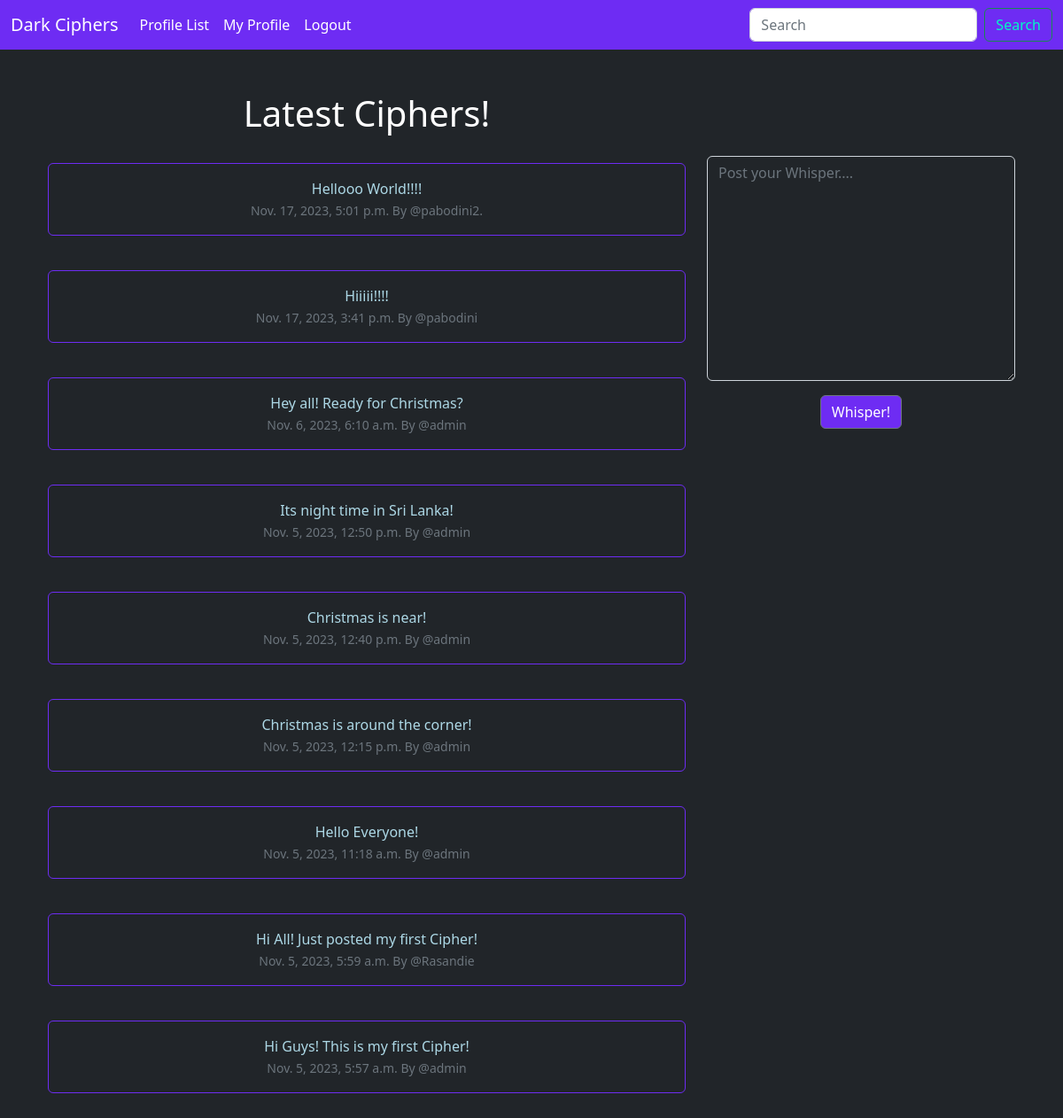
Page / (signed in) on the committed database.
### musker/models.py (models this page shows, shortened)
class Ciphers(models.Model):
    user = models.ForeignKey(
        User, related_name="ciphers",
        on_delete = models.DO_NOTHING
    )
    body = models.CharField(max_length=200)
    created_at = models.DateTimeField(auto_now_add=True)
    likes = models.ManyToManyField(User, related_name = "cipher_like", blank = True)

### musker/views.py (the view, shortened to what this page needs)
# urls.py: path('', views.home, name="home"),
def home(request):
    if request.user.is_authenticated:
        form = CiphersForm(request.POST or None)
        ciphers = Ciphers.objects.all().order_by("-created_at")
        return render(request, 'home.html', {"ciphers": ciphers, "form": form})
    else:
        ciphers = Ciphers.objects.all().order_by("-created_at")
        return render(request, 'home.html', {"ciphers": ciphers})

### musker/forms.py
class CiphersForm(forms.ModelForm):
    body = forms.CharField(required=True,
                          widget=forms.widgets.Textarea(
                              attrs={
                                  "placeholder": "Post your Whisper....",
                                  "class": "form-control",
                                  "style": "background-color: #212529; color: white;"
                              }
                          ),
                          label="",
                          )
    class Meta:
        model = Ciphers
        exclude = ("user", "likes",)

### musker/templates/home.html (shortened to what this page needs)
{% extends 'base.html' %}
{% block content %}
   <div class ="container text-center">
       <div class="row">
           <div class="col-8">
<h1>Latest Ciphers!</h1>
<br/>
{% for cipher in ciphers %}
<div class="alert alert-info" role="alert">
  {{ cipher.body }}<br/>
    <small class = "text-muted">
        {{ cipher.created_at}} By
        @{{ cipher.user.username}}
    </small>
</div><br/>
{% endfor %}
           </div>
<div class = "col-4">
  <br/><br/><br/>
{% if form %}
<form method =POST>
  {{ form.as_p }}
  <button type="submit" class="btn btn-secondary" style = "background-color: #6E2CF3; color: #ffffff;">Whisper!</button>
</form>
{% endif %}
</div>
{% endblock %}

### musker/templates/base.html (style rules this page uses)
body { background-color: #212529; color: white; }
.alert { background-color: transparent; color: lightblue; border: 1px solid #6E2CF3; margin-bottom: 15px; }

### rows in the picture
Ciphers: body "Hellooo World!!!!", created_at "Nov. 17, 2023, 5:01 p.m.", user.username "pabodini2."
Ciphers: body "Hiiiii!!!!", created_at "Nov. 17, 2023, 3:41 p.m.", user.username "pabodini"
Ciphers: body "Hey all! Ready for Christmas?", created_at "Nov. 6, 2023, 6:10 a.m.", user.username "admin"
Ciphers: body "Its night time in Sri Lanka!", created_at "Nov. 5, 2023, 12:50 p.m.", user.username "admin"
Ciphers: body "Christmas is near!", created_at "Nov. 5, 2023, 12:40 p.m.", user.username "admin"
Ciphers: body "Christmas is around the corner!", created_at "Nov. 5, 2023, 12:15 p.m.", user.username "admin"
Ciphers: body "Hello Everyone!", created_at "Nov. 5, 2023, 11:18 a.m.", user.username "admin"
Ciphers: body "Hi All! Just posted my first Cipher!", created_at "Nov. 5, 2023, 5:59 a.m.", user.username "Rasandie"
Ciphers: body "Hi Guys! This is my first Cipher!", created_at "Nov. 5, 2023, 5:57 a.m.", user.username "admin"
